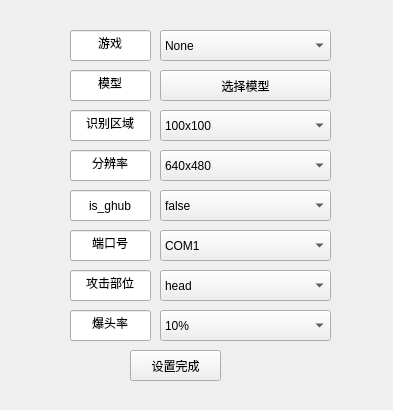
<?xml version="1.0" encoding="UTF-8"?>
<ui version="4.0">
 <class>Form</class>
 <widget class="QWidget" name="Form">
  <property name="geometry">
   <rect>
    <x>0</x>
    <y>0</y>
    <width>393</width>
    <height>410</height>
   </rect>
  </property>
  <property name="windowTitle">
   <string>AI辅助</string>
  </property>
  <widget class="QLineEdit" name="lineEdit">
   <property name="geometry">
    <rect>
     <x>70</x>
     <y>150</y>
     <width>81</width>
     <height>31</height>
    </rect>
   </property>
   <property name="text">
    <string>分辨率</string>
   </property>
   <property name="alignment">
    <set>Qt::AlignCenter</set>
   </property>
   <property name="readOnly">
    <bool>true</bool>
   </property>
  </widget>
  <widget class="QComboBox" name="comboBox">
   <property name="geometry">
    <rect>
     <x>160</x>
     <y>150</y>
     <width>171</width>
     <height>31</height>
    </rect>
   </property>
   <item>
    <property name="text">
     <string>640x480</string>
    </property>
   </item>
   <item>
    <property name="text">
     <string>800x400</string>
    </property>
   </item>
   <item>
    <property name="text">
     <string>800x600</string>
    </property>
   </item>
   <item>
    <property name="text">
     <string>960x540</string>
    </property>
   </item>
   <item>
    <property name="text">
     <string>960x600</string>
    </property>
   </item>
   <item>
    <property name="text">
     <string>1024x768</string>
    </property>
   </item>
   <item>
    <property name="text">
     <string>1280x720</string>
    </property>
   </item>
   <item>
    <property name="text">
     <string>1280x800</string>
    </property>
   </item>
   <item>
    <property name="text">
     <string>1280x1024</string>
    </property>
   </item>
   <item>
    <property name="text">
     <string>1440x900</string>
    </property>
   </item>
   <item>
    <property name="text">
     <string>1600x1200</string>
    </property>
   </item>
   <item>
    <property name="text">
     <string>1680x1050</string>
    </property>
   </item>
   <item>
    <property name="text">
     <string>1920x1080</string>
    </property>
   </item>
   <item>
    <property name="text">
     <string>1920x1200</string>
    </property>
   </item>
   <item>
    <property name="text">
     <string>2048x1536</string>
    </property>
   </item>
   <item>
    <property name="text">
     <string>2560x1440</string>
    </property>
   </item>
   <item>
    <property name="text">
     <string>2560x1600</string>
    </property>
   </item>
   <item>
    <property name="text">
     <string>3840x2160</string>
    </property>
   </item>
  </widget>
  <widget class="QLineEdit" name="lineEdit_2">
   <property name="geometry">
    <rect>
     <x>70</x>
     <y>70</y>
     <width>81</width>
     <height>31</height>
    </rect>
   </property>
   <property name="text">
    <string>模型</string>
   </property>
   <property name="alignment">
    <set>Qt::AlignCenter</set>
   </property>
   <property name="readOnly">
    <bool>true</bool>
   </property>
  </widget>
  <widget class="QPushButton" name="pushButton">
   <property name="geometry">
    <rect>
     <x>160</x>
     <y>70</y>
     <width>171</width>
     <height>31</height>
    </rect>
   </property>
   <property name="text">
    <string>选择模型</string>
   </property>
  </widget>
  <widget class="QLineEdit" name="lineEdit_3">
   <property name="geometry">
    <rect>
     <x>70</x>
     <y>30</y>
     <width>81</width>
     <height>31</height>
    </rect>
   </property>
   <property name="text">
    <string>游戏</string>
   </property>
   <property name="alignment">
    <set>Qt::AlignCenter</set>
   </property>
   <property name="readOnly">
    <bool>true</bool>
   </property>
  </widget>
  <widget class="QComboBox" name="comboBox_2">
   <property name="geometry">
    <rect>
     <x>160</x>
     <y>30</y>
     <width>171</width>
     <height>31</height>
    </rect>
   </property>
   <item>
    <property name="text">
     <string>None</string>
    </property>
   </item>
   <item>
    <property name="text">
     <string>CF</string>
    </property>
   </item>
   <item>
    <property name="text">
     <string>CSGO</string>
    </property>
   </item>
   <item>
    <property name="text">
     <string>GTA5</string>
    </property>
   </item>
   <item>
    <property name="text">
     <string>APEX</string>
    </property>
   </item>
  </widget>
  <widget class="QLineEdit" name="lineEdit_4">
   <property name="geometry">
    <rect>
     <x>70</x>
     <y>110</y>
     <width>81</width>
     <height>31</height>
    </rect>
   </property>
   <property name="text">
    <string>识别区域</string>
   </property>
   <property name="alignment">
    <set>Qt::AlignCenter</set>
   </property>
   <property name="readOnly">
    <bool>true</bool>
   </property>
  </widget>
  <widget class="QComboBox" name="comboBox_3">
   <property name="geometry">
    <rect>
     <x>160</x>
     <y>110</y>
     <width>171</width>
     <height>31</height>
    </rect>
   </property>
   <item>
    <property name="text">
     <string>100x100</string>
    </property>
   </item>
   <item>
    <property name="text">
     <string>200x200</string>
    </property>
   </item>
   <item>
    <property name="text">
     <string>320x320</string>
    </property>
   </item>
   <item>
    <property name="text">
     <string>640x640</string>
    </property>
   </item>
   <item>
    <property name="text">
     <string>全屏</string>
    </property>
   </item>
  </widget>
  <widget class="QLineEdit" name="lineEdit_5">
   <property name="geometry">
    <rect>
     <x>70</x>
     <y>270</y>
     <width>81</width>
     <height>31</height>
    </rect>
   </property>
   <property name="text">
    <string>攻击部位</string>
   </property>
   <property name="alignment">
    <set>Qt::AlignCenter</set>
   </property>
   <property name="readOnly">
    <bool>true</bool>
   </property>
  </widget>
  <widget class="QComboBox" name="comboBox_4">
   <property name="geometry">
    <rect>
     <x>160</x>
     <y>270</y>
     <width>171</width>
     <height>31</height>
    </rect>
   </property>
   <item>
    <property name="text">
     <string>head</string>
    </property>
   </item>
   <item>
    <property name="text">
     <string>body</string>
    </property>
   </item>
  </widget>
  <widget class="QLineEdit" name="lineEdit_6">
   <property name="geometry">
    <rect>
     <x>70</x>
     <y>310</y>
     <width>81</width>
     <height>31</height>
    </rect>
   </property>
   <property name="text">
    <string>爆头率</string>
   </property>
   <property name="alignment">
    <set>Qt::AlignCenter</set>
   </property>
   <property name="readOnly">
    <bool>true</bool>
   </property>
  </widget>
  <widget class="QComboBox" name="comboBox_5">
   <property name="geometry">
    <rect>
     <x>160</x>
     <y>310</y>
     <width>171</width>
     <height>31</height>
    </rect>
   </property>
   <item>
    <property name="text">
     <string>10%</string>
    </property>
   </item>
   <item>
    <property name="text">
     <string>20%</string>
    </property>
   </item>
   <item>
    <property name="text">
     <string>30%</string>
    </property>
   </item>
   <item>
    <property name="text">
     <string>40%</string>
    </property>
   </item>
   <item>
    <property name="text">
     <string>50%</string>
    </property>
   </item>
   <item>
    <property name="text">
     <string>60%</string>
    </property>
   </item>
   <item>
    <property name="text">
     <string>70%</string>
    </property>
   </item>
   <item>
    <property name="text">
     <string>80%</string>
    </property>
   </item>
   <item>
    <property name="text">
     <string>90%</string>
    </property>
   </item>
   <item>
    <property name="text">
     <string>100%</string>
    </property>
   </item>
  </widget>
  <widget class="QPushButton" name="pushButton_2">
   <property name="geometry">
    <rect>
     <x>130</x>
     <y>350</y>
     <width>91</width>
     <height>31</height>
    </rect>
   </property>
   <property name="text">
    <string>设置完成</string>
   </property>
  </widget>
  <widget class="QLineEdit" name="lineEdit_7">
   <property name="geometry">
    <rect>
     <x>70</x>
     <y>190</y>
     <width>81</width>
     <height>31</height>
    </rect>
   </property>
   <property name="text">
    <string>is_ghub</string>
   </property>
   <property name="alignment">
    <set>Qt::AlignCenter</set>
   </property>
   <property name="readOnly">
    <bool>true</bool>
   </property>
  </widget>
  <widget class="QComboBox" name="comboBox_6">
   <property name="geometry">
    <rect>
     <x>160</x>
     <y>190</y>
     <width>171</width>
     <height>31</height>
    </rect>
   </property>
   <item>
    <property name="text">
     <string>false</string>
    </property>
   </item>
   <item>
    <property name="text">
     <string>true</string>
    </property>
   </item>
  </widget>
  <widget class="QLineEdit" name="lineEdit_8">
   <property name="geometry">
    <rect>
     <x>70</x>
     <y>230</y>
     <width>81</width>
     <height>31</height>
    </rect>
   </property>
   <property name="text">
    <string>端口号</string>
   </property>
   <property name="alignment">
    <set>Qt::AlignCenter</set>
   </property>
   <property name="readOnly">
    <bool>true</bool>
   </property>
  </widget>
  <widget class="QComboBox" name="comboBox_7">
   <property name="geometry">
    <rect>
     <x>160</x>
     <y>230</y>
     <width>171</width>
     <height>31</height>
    </rect>
   </property>
   <item>
    <property name="text">
     <string>COM1</string>
    </property>
   </item>
   <item>
    <property name="text">
     <string>COM2</string>
    </property>
   </item>
   <item>
    <property name="text">
     <string>COM3</string>
    </property>
   </item>
   <item>
    <property name="text">
     <string>COM4</string>
    </property>
   </item>
   <item>
    <property name="text">
     <string>COM5</string>
    </property>
   </item>
   <item>
    <property name="text">
     <string>COM6</string>
    </property>
   </item>
   <item>
    <property name="text">
     <string>COM7</string>
    </property>
   </item>
   <item>
    <property name="text">
     <string>COM8</string>
    </property>
   </item>
   <item>
    <property name="text">
     <string>COM9</string>
    </property>
   </item>
   <item>
    <property name="text">
     <string>COM10</string>
    </property>
   </item>
  </widget>
 </widget>
 <resources/>
 <connections/>
</ui>
